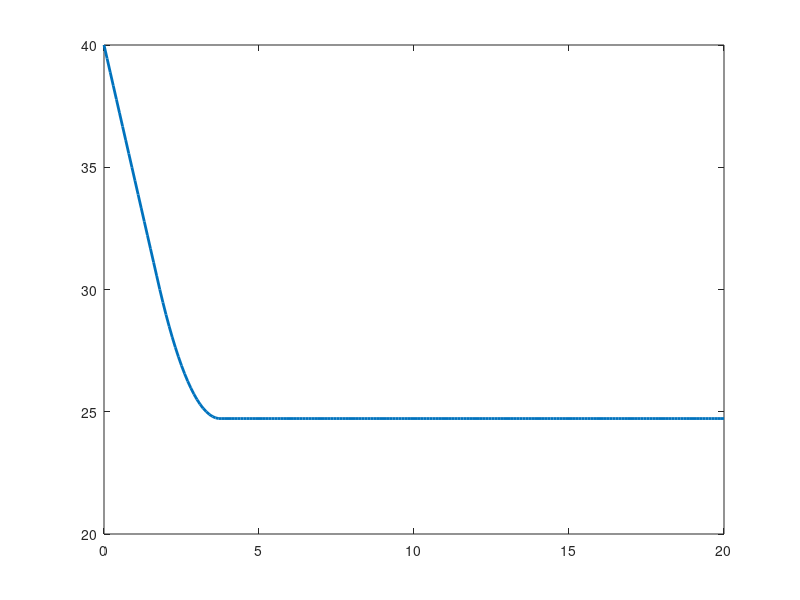

The MATLAB source for this figure: (Note: this script raises an error after producing the figure.)
clc;
clear;
close all;

% Vehicle Safe Distance Control Simulation

time = 0:0.1:20;              % simulation time in seconds
ego_speed = zeros(size(time)); % our vehicle speed
lead_speed = zeros(size(time));% front vehicle speed
distance = zeros(size(time));  % distance between vehicles

ego_speed(1) = 90;             % km/h
lead_speed(:) = 70;            % km/h
distance(1) = 40;              % meters

safe_distance = 30;            % meters

for i = 2:length(time)

    % Convert speed from km/h to m/s
    ego_speed_ms = ego_speed(i-1) / 3.6;
    lead_speed_ms = lead_speed(i-1) / 3.6;

    % Distance update
    distance(i) = distance(i-1) + (lead_speed_ms - ego_speed_ms) * 0.1;

    % Control logic
    if distance(i) < safe_distance
        ego_speed(i) = ego_speed(i-1) - 1;   % reduce speed
    else
        ego_speed(i) = ego_speed(i-1);       % keep speed
    end

    % Speed limit
    if ego_speed(i) < lead_speed(i)
        ego_speed(i) = lead_speed(i);
    end
end

% Plot results
figure;
plot(time, distance, 'LineWidth', 2);
hold on;
yline(safe_distance, '--', 'Safe Distance');
xlabel('Time (s)');
ylabel('Distance (m)');
title('Vehicle Following Distance');
grid on;

saveas(gcf, 'simulation_distance.png');

figure;
plot(time, ego_speed, 'LineWidth', 2);
hold on;
plot(time, lead_speed, '--', 'LineWidth', 2);
xlabel('Time (s)');
ylabel('Speed (km/h)');
title('Vehicle Speed Control');
legend('Ego Vehicle Speed', 'Lead Vehicle Speed');
grid on;

saveas(gcf, 'simulation_speed.png');
